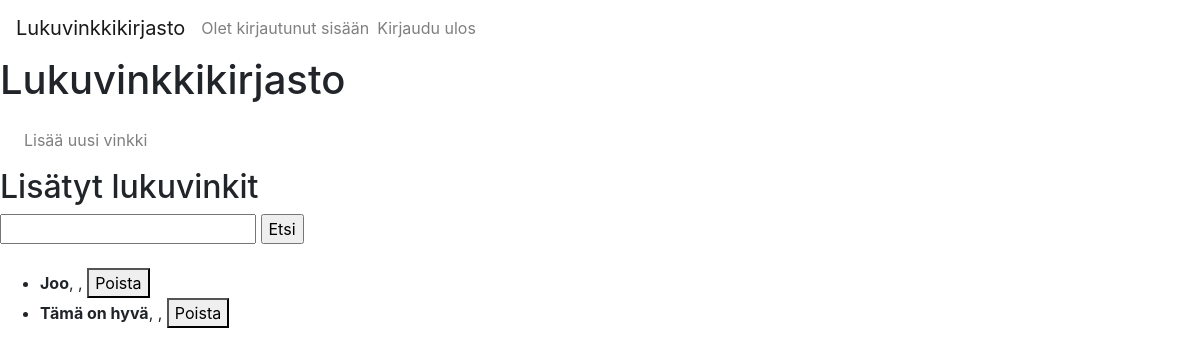
Screenshot of / (signed in) with the database file from the repository.
### tables this page shows
CREATE TABLE tip (
            id INTEGER NOT NULL PRIMARY KEY,
            title TEXT NOT NULL,
            author TEXT,
            url TEXT, 
            description TEXT,
            user_id INTEGER NOT NULL REFERENCES user,
            visible BOOLEAN NOT NULL
        );

### src/routes.py (the view)
@app.route("/", methods=["GET"])
def render_index():
    tips = tip_service.get_visible_tips()
    return render_template("index.html", tips=tips)

### src/repositories/tip_repository.py (called while the page is built)
def get_tip_by_row(row):
    return Tip(row['id'], row['title'], row["author"], row['url'], \
        row['description'], row['user_id'], row['visible']) if row else None

    def get_tips(self):
        cursor = self.connection.cursor()
        sql = """SELECT id, title, author, url, description, user_id, visible FROM Tip"""
        cursor.execute(sql)
        rows = cursor.fetchall()
        return list(map(get_tip_by_row, rows))

### src/services/tip_service.py (called while the page is built)
    def get_visible_tips(self):
        tips = self._tip_repository.get_tips()
        visible_tips = [tip for tip in tips if tip.visible==1]
        return visible_tips

### src/templates/index.html (shortened to what this page needs)
{% extends "layout.html" %}
{% block body %}
<h1>Lukuvinkkikirjasto</h1>
<nav class="navbar navbar-expand-lg navbar-light">
    <ul class="navbar-nav">
      {% if session.user_id %}
      <li class="nav-item">
        <a class="nav-link" href="/add_tip">Lisää uusi vinkki</a>
      </li>
      {% else %}
      <li class="nav-item">
        <span class="navbar-text">Kirjaudu sisään tai registeröidy lisääkseen uuden vinkin</span>
      </li>
      {% endif %}
    </ul>
</nav>
<h2>Lisätyt lukuvinkit</h2>
<form action="/search" method="GET">
  <input type="text" name="search" id="search">
  <input type="submit" value="Etsi">
</form>
<br>
{% if tips %}
<form action="/" method="POST">
<ul>
    {% for tip in tips %}
      <li>
        {% if tip.url %}
        <a href="{{ tip.url }}" target=”_blank”>{{ tip.title }}</a>, {{ tip.author }}, {{ tip.description }}
        {% else %}
        <b>{{ tip.title }}</b>, {{ tip.author }}, {{ tip.description }}
        {% endif %}
        {% if tip.user_id == session.user_id%}
        <button type="submit" name="delete" value="{{ tip.id }}">Poista</button>
        {% endif %}
      </li>
    {% endfor %}
</ul>
</form>
{% else %}
<ul>
    Ei vielä lisättyjä lukuvinkkejä
</ul>
{% endif %}
{% endblock %}

### rows the page displays
tip: title "Joo", {{ tip.id }} 1 (drawn)
tip: title "Tämä on hyvä", {{ tip.id }} 2 (drawn)
